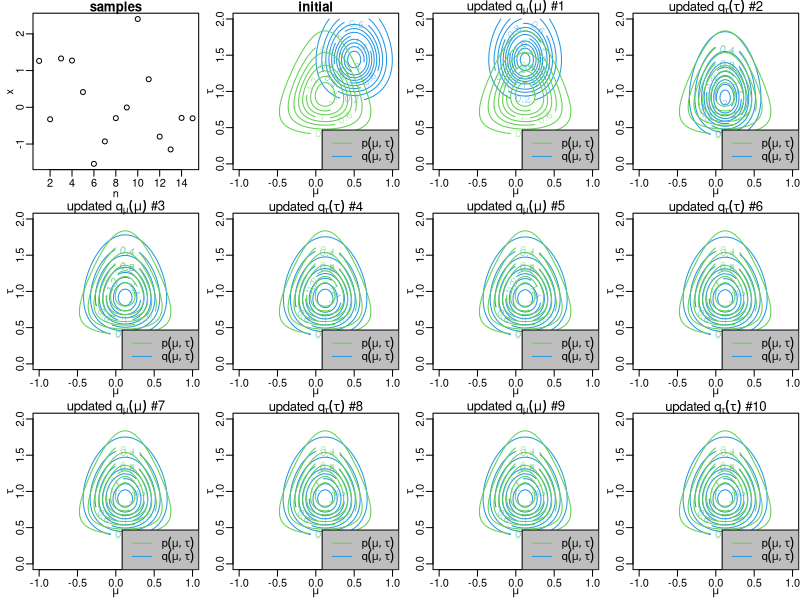

Generate this figure with R:
# Rでガウス分布の平均・精度パラメータを逐次ベイズ推定
# by data9824
# http://qiita.com/data9824/items/5378950c8a1c6437909e

frame()
set.seed(0)

# 試行回数
ite <- 10
g_cols <- 4
g_rows <- (ite + 2) / g_cols
par(mfrow=c(g_rows, g_cols))
par(mar=c(2.3, 2.5, 1, 0.1))
par(mgp=c(1.3, .5, 0))
murange <- c(-1, 1)
taurange <- c(0, 2)
mu <- seq(murange[1], murange[2], 0.01)
tau <- seq(taurange[1], taurange[2], 0.01)

# 観測点を生成する
N <- 15
MU <- 0
TAU <- 1
x <- rnorm(N, MU, sqrt(TAU ^ -1))
plot(x, xlab="n", main="samples")

# 平均・精度パラメータの事前分布を設定する
ngmu0 <- 0
nglambda0 <- 1.0E-6  # 平均パラメータの事前分布の分散(nglambda*λ)^-1を大きく取る
nga0 <- 1
ngb0 <- 1.0E-6  # 精度パラメータの事前分布の分散nga/ngbを大きく取る

# 真の事後分布であるガウスガンマ分布のパラメータを求める
uml <- mean(x)
sigma2ml <- var(x) * (N - 1) / N
nga <- nga0 + N / 2
ngb <- ngb0 + (N * sigma2ml + nglambda0 * N * (uml - ngmu0) ^ 2 / (nglambda0 + N)) / 2
ngmu <- (N * uml + nglambda0 * ngmu0) / (N + nglambda0)
nglambda <- nglambda0 + N

# 適当な初期値に設定する
muN <- 0.5
lambdaN <- 20
Emu <- muN
Emu2 <- lambdaN ^ -1 + muN ^ 2
aN <- 24
bN <- 16
Etau <- aN / bN

for (iteration in 0:ite) {
    if (iteration >= 1) {
        if (iteration %% 2 == 1) {
            # 因子 qmu(mu)=N(mu|muN,lambdaN) を求める
            muN <- (nglambda0 * ngmu0 + sum(x)) / (nglambda0 + N)
            lambdaN <- (nglambda0 + N) * Etau
            Emu <- muN
            Emu2 <- lambdaN ^ -1 + muN ^ 2
        } else {
            # 因子 qtau(tau)=Gam(tau|aN,bN) を求める
            aN <- nga0 + (N + 1) / 2
            bN <- ngb0 + (N + nglambda0) / 2 * Emu2 - (sum(x) + nglambda0 * ngmu0) * Emu +
                (sum(x ^ 2) + nglambda0 * ngmu0 ^ 2) / 2
            Etau <- aN / bN
        }
    }

    # 近似した分布を描画する
    q <- outer(mu, tau, function(mu, tau) {
        dnorm(mu, muN, sqrt(lambdaN ^ -1)) * dgamma(tau, aN, rate=bN)
        });
    contour(mu, tau, q, xlim=murange, ylim=taurange, xlab=expression(mu), ylab=expression(tau), col=4)

    # 真の分布を描画する
    p <- outer(mu, tau, Vectorize(function(mu, tau) 
        dnorm(mu, ngmu, sqrt(1 / (nglambda * tau))) * dgamma(tau, nga, rate=ngb)
        ))
    contour(mu, tau, p, xlab="", ylab="", col=3, add=T)

    legend("bottomright", c(
        expression(p(mu,tau)), 
        expression(q(mu,tau))
        ), col=c(3, 4), lty=1, bg="gray")
    if (iteration >= 1) {
        if (iteration %% 2 == 1) {
            title(bquote(paste("updated ", q[mu](mu), " #", .(iteration))))
        } else {
            title(bquote(paste("updated ", q[tau](tau), " #", .(iteration))))
        }
    } else {
        title("initial")
    }
}

